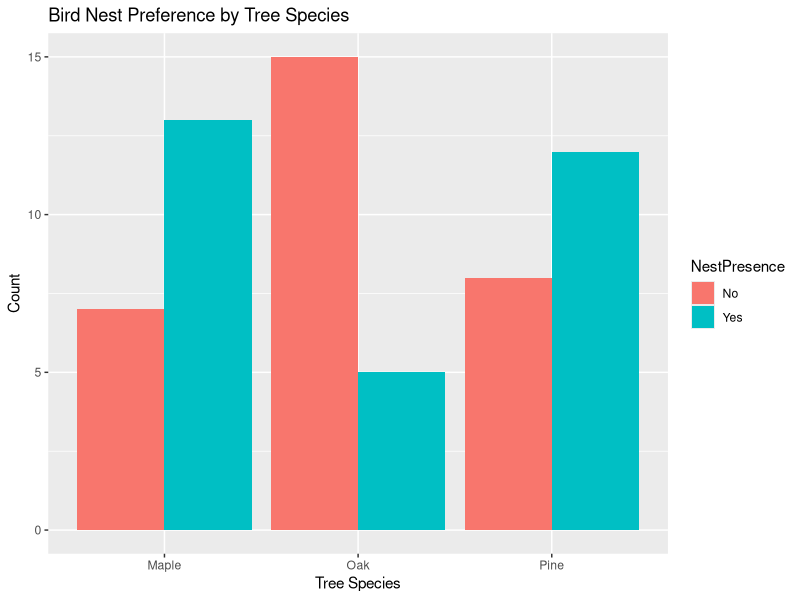
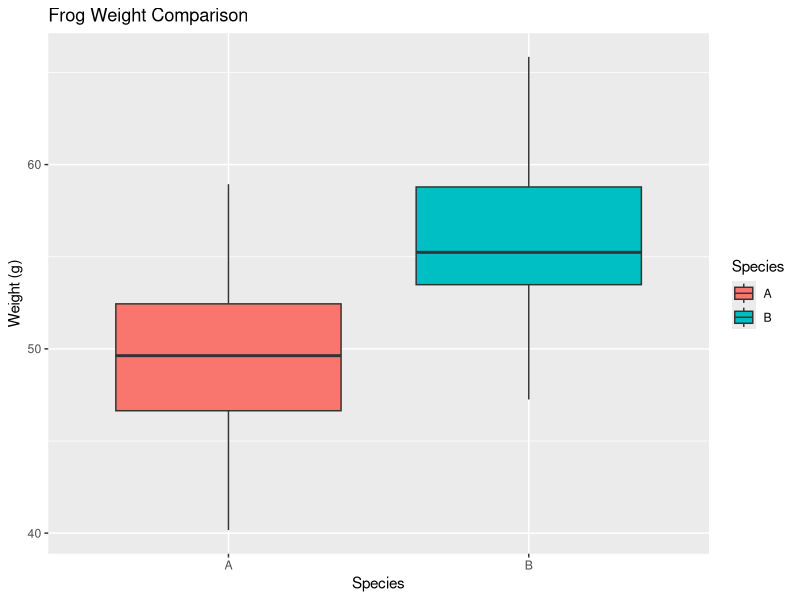
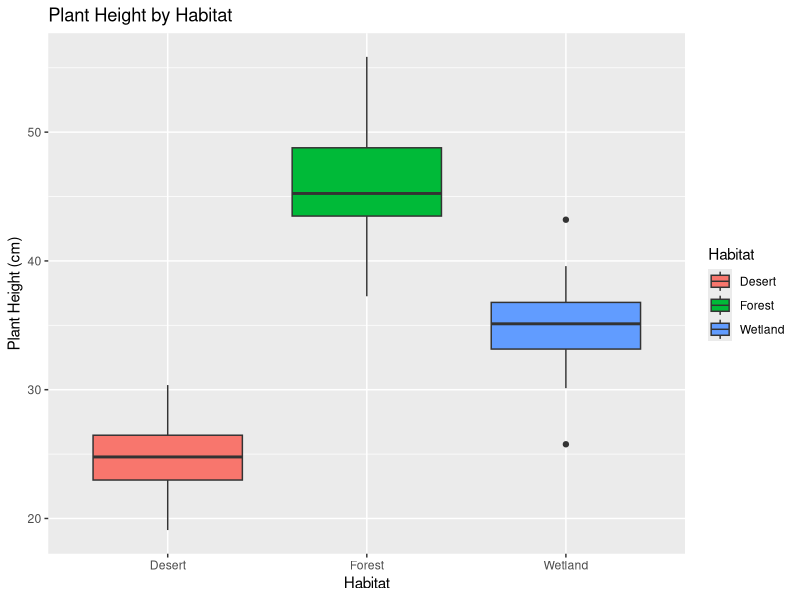
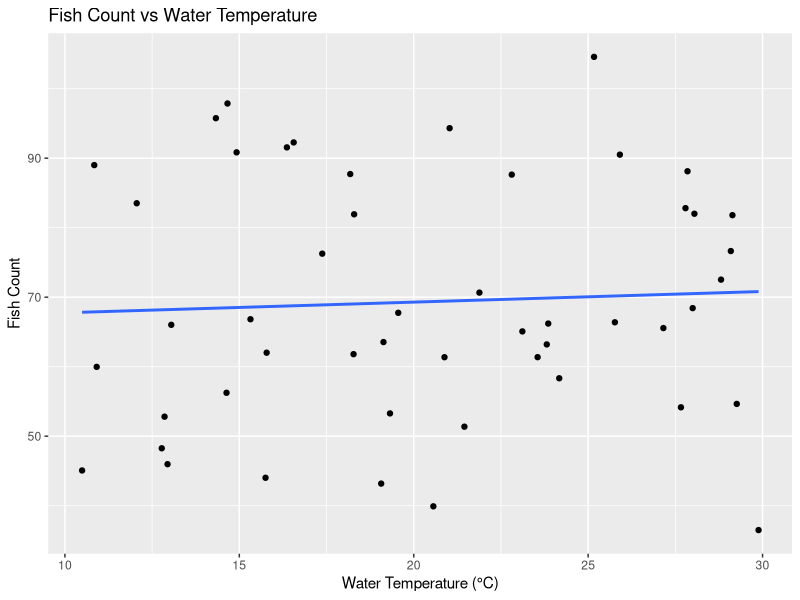
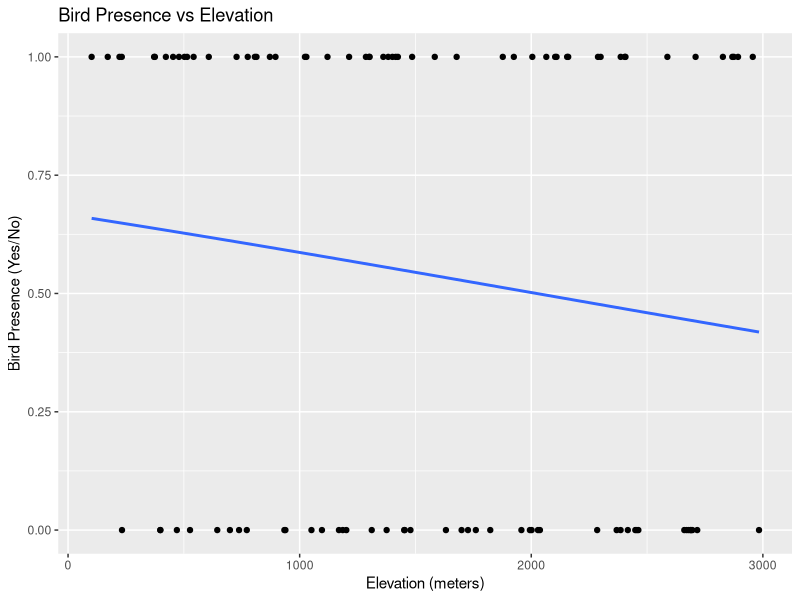

These figures' R source, in order:
# In this R script we will explore different form of statistical tests!

# Load libraries
library(tidyverse)

# 1. G-test (Categorical Response and Categorical Explanatory Variable)

# Create example data
data_g_test <- data.frame(
  TreeSpecies = factor(rep(c("Oak", "Pine", "Maple"), each = 20)),
  NestPresence = sample(c("Yes", "No"), 60, replace = TRUE)
)

# Run a G-test (Chi-squared test)
g_test_result <- chisq.test(table(data_g_test$TreeSpecies, data_g_test$NestPresence))
print(g_test_result)

# Create a bar plot
library(ggplot2)
ggplot(data_g_test, aes(x = TreeSpecies, fill = NestPresence)) +
  geom_bar(position = "dodge") +
  labs(title = "Bird Nest Preference by Tree Species", x = "Tree Species", y = "Count")

# t-test (Continuous Response and Categorical Explanatory Variable)

# Create example data
set.seed(123)
data_t_test <- data.frame(
  Species = factor(rep(c("A", "B"), each = 30)),
  Weight = c(rnorm(30, mean = 50, sd = 5), rnorm(30, mean = 55, sd = 5))
)

# Run t-test
t_test_result <- t.test(Weight ~ Species, data = data_t_test)
print(t_test_result)

# Create a boxplot
ggplot(data_t_test, aes(x = Species, y = Weight, fill = Species)) +
  geom_boxplot() +
  labs(title = "Frog Weight Comparison", x = "Species", y = "Weight (g)")

# ANOVA

# Create example data
set.seed(123)
data_anova <- data.frame(
  Habitat = factor(rep(c("Desert", "Forest", "Wetland"), each = 30)),
  PlantHeight = c(rnorm(30, mean = 25, sd = 3), rnorm(30, mean = 45, sd = 5), rnorm(30, mean = 35, sd = 4))
)

# Run ANOVA
anova_result <- aov(PlantHeight ~ Habitat, data = data_anova)
summary(anova_result)

# Create a boxplot
ggplot(data_anova, aes(x = Habitat, y = PlantHeight, fill = Habitat)) +
  geom_boxplot() +
  labs(title = "Plant Height by Habitat", x = "Habitat", y = "Plant Height (cm)")

# Linear regression

# Create example data
set.seed(123)
data_lm <- data.frame(
  WaterTemp = runif(50, 10, 30),
  FishCount = 10 + 3 * runif(50, 10, 30) + rnorm(50, 0, 5)
)

# Run linear regression
lm_result <- lm(FishCount ~ WaterTemp, data = data_lm)
summary(lm_result)

# Create a scatter plot with regression line
ggplot(data_lm, aes(x = WaterTemp, y = FishCount)) +
  geom_point() +
  geom_smooth(method = "lm", se = FALSE) +
  labs(title = "Fish Count vs Water Temperature", x = "Water Temperature (°C)", y = "Fish Count")

# Logistic regression

# Create example data
set.seed(123)
data_logit <- data.frame(
  Elevation = runif(100, 100, 3000),
  BirdPresence = sample(c(0, 1), 100, replace = TRUE)
)

# Run logistic regression
logit_result <- glm(BirdPresence ~ Elevation, data = data_logit, family = binomial)
summary(logit_result)

# Create a scatter plot with a logistic curve
ggplot(data_logit, aes(x = Elevation, y = BirdPresence)) +
  geom_point() +
  stat_smooth(method = "glm", method.args = list(family = binomial), se = FALSE) +
  labs(title = "Bird Presence vs Elevation", x = "Elevation (meters)", y = "Bird Presence (Yes/No)")


